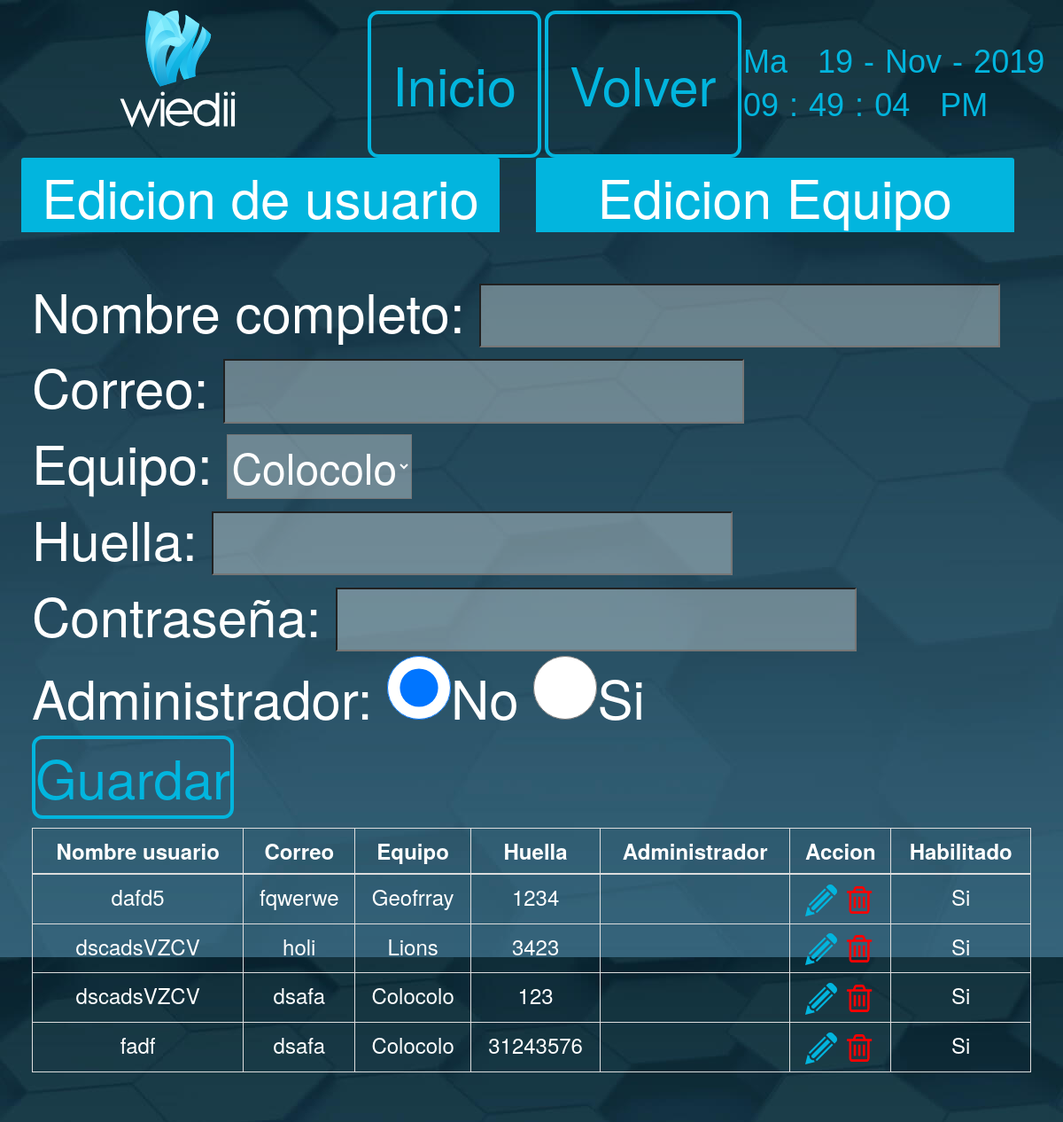
The page /include/admuse.php on the database as committed earlier.
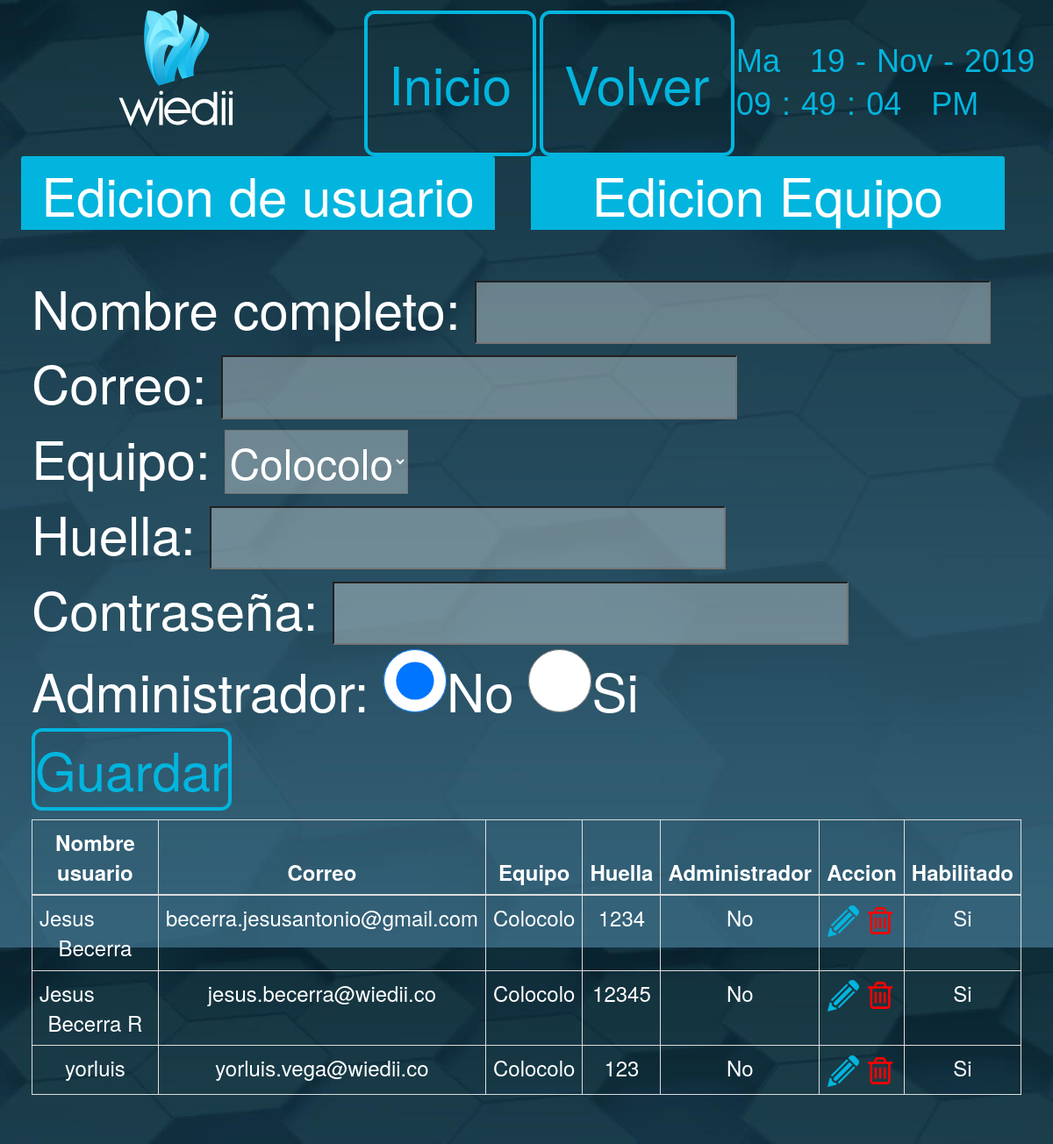
The same page on the database as committed later.
### tables this page shows
CREATE TABLE `usuarios` (
  `id` int(11) NOT NULL,
  `nombre_usu` varchar(255) DEFAULT NULL,
  `huella` varchar(255) NOT NULL,
  `contrasena` varchar(255) NOT NULL,
  `Id_equipo` int(11) NOT NULL,
  `correo` varchar(255) NOT NULL,
  `fecha` timestamp NOT NULL DEFAULT CURRENT_TIMESTAMP,
  `estado` char(2) NOT NULL,
  `admini` char(2) NOT NULL
);

CREATE TABLE `equipos` (
  `Id_equipo` int(11) NOT NULL,
  `nombre_equipo` varchar(255) NOT NULL,
  `hora_entrada` time NOT NULL,
  `hora_salida` time NOT NULL
);

### include/admuse.php (the view, shortened to what this page needs)
<?php include "header.php"; ?>
<div class="tabs-wrapper ">
        <label for="tab1" class="label-1 "><h3>Edicion de usuario</h3></label>
        <label for="tab2" class="label-2 "><h3>Edicion Equipo</h3></label>
  <div class="tab-body-wrapper">
  <form action="save_task.php" method="post">
    <div id="tab-body-1" class="tab-body">
      <p>Nombre completo: <input type="text" name="nombrenuevo" id="nombrenuevo"><br> Correo:
        <input type="text" name="correonuevo" id="correonuevo"> <br> Equipo:
        <select class="custom-select" name="teams" id="teams">
        <?php include "equipos.php"; ?>
        </select> <br> Huella: <input type="text" name="huellanuevo" id="huellanuevo">
        <br>Contraseña: <input type="text" name="contrasena" id="contrasena"> <br>
        Administrador:
            <input type="radio" class="chkbox" name="administrador" value="No" checked >No
            <input type="radio" class="chkbox" name="administrador" value="Si" >Si
            <br>
            <input type="submit" class="bguarda btn" name='guardar_persona' value="Guardar">
        </p>
        <table class="table table-bordered" style="font-size: 2vw;"id="tablausu">
        <thead>
          <tr>
            <th>Nombre usuario</th>
            <th>Correo</th>
            <th>Equipo</th>
            <th>Huella</th>
            <th>Administrador</th>
            <th>Accion</th>
            <th>Habilitado</th>
          </tr>
        </thead>
        <tbody>
          <?php
              $query = "SELECT * FROM usuarios u, equipos e
              where u.Id_equipo=e.Id_equipo ORDER BY admini DESC, estado DESC, nombre_usu ASC";
              $result_tasks = mysqli_query($conn, $query);
              while($row = mysqli_fetch_assoc($result_tasks)) { ?>
                  <tr style="text-align-last: center;">
                    <td><?php echo $row['nombre_usu'];?></td>
                    <td><?php echo $row['correo']; ?></td>
                    <td><?php echo $row['nombre_equipo']; ?></td>
                    <td><?php echo $row['huella']; ?></td>
                    <td><?php echo $row['admini']; ?></td>
                    <td>
              <a href="edit.php?id=<?php echo $row['id']?>"style="background-color: transparent;
              border-color:transparent"> <img class="icons" src="../img/editar.svg" alt="" >
              </a>
              <a href="delete_task.php?id=<?php echo $row['id']?>"style="background-color: transparent;
              border-color:transparent"> <img class="icons" src="../img/Trash.svg" alt="" >
              </a>
            </td>
                    <td><?php echo $row['estado']; ?></td>
                    </tr>
              <?php } ?>
        </tbody>
      </table>
    </div></form>
    </div>
    </div>
<?php include "footer.php"; ?>

### include/header.php (shortened to what this page needs)
<html lang="es">
<head>
    <link rel="stylesheet" href="../css/bootstrap.min.css">
    <link rel="stylesheet" href="../css/style.css">
    <link rel="stylesheet" href="https://use.fontawesome.com/releases/v5.6.3/css/all.css"
>
    <div class="row, cabecera">
        <div class="col-xs-4 col-md-4"><img src="../img/verticalwiedii.svg" alt="" class="imgwiedii"></div>
        <div class="col-xs-2 col-md-2"><a href="../index.php">
        <button class="binh" type="button" class="" >Inicio</button></a></div>
        <div class="col-xs-2 col-md-2"><a href="javascript:window.history.back();">
        <button class="binh" type="button" class="">Volver</button></a></div>
        <div class="col-xs-3 col-md-2"><?php include "reloj.php"?></div>
    </div>
</head>
<body background="../img/fondo1.jpeg">

### include/reloj.php
<div class="contenedor">
  <div class="widget">
    <table class="fecha">
      <tr>
        <td>
          <p id="diaSemana" class="diaSemana"></p>
        </td>
        <td>
          <p>&nbsp</p>
        </td>
        <td>
          <p id="dia" class="dia"></p>
        </td>
        <td>
          <p>-</p>
        </td>
        <td>
          <p id="mes" class="mes"></p>
        </td>
        <td>
          <p>-</p>
        </td>
        <td>
          <p id="anio" class="anio"></p>
        </td>
      </tr>
    </table>
    <table class="reloj">
      <tr>
        <td>
          <p id="horas" class="horas"></p>
        </td>
        <td>
          <p>:</p>
        </td>
        <td>
          <p id="minutos" class="minutos"></p>
        </td>
        <td>
          <p>:</p>
        </td>
        <td>
          <p id="segundos"></p>
        </td>
        <td>
          <p>&nbsp</p>
        </td>
        <td>
          <p id="ampm"></p>
        </td>
      </tr>
    </table>
  </div>
</div>

### include/equipos.php (shortened to what this page needs)
<option value="1">Colocolo</option>

### include/footer.php (shortened to what this page needs)
</body>
</html>

### css/style.css (style rules this page uses)
body { font-family: "Helvetica Neue", Helvetica, Arial, sans-serif; font-size: 5vw; line-height: 1.42857143; color: white; }
.cabecera { width: 100%; height: auto; margin-left: 0px; text-align: center; }
.imgwiedii { width: 50%; height: 11vw; margin-top: 1vw; }
.binh { margin-top: 1vw; background-color: transparent; border: 4px solid rgb(2, 181, 222); color: rgb(2, 181, 222); padding: 3vw 2vw; text-align: center; text-decoration: none; display: inline-block; font-size: 5vw; border-radius: 12px; }
.bguarda { margin-top: 0vw; background-color: transparent; border: 4px solid rgb(2, 181, 222); color: rgb(2, 181, 222); padding: 0vw 0vw; text-align: center; text-decoration: none; display: inline-block; font-size: 5vw; border-radius: 12px; }
* { margin: 0; padding: 0; box-sizing: border-box; }
.contenedor { width: 5vw; height: 10vw; position: absolute; max-width: 10vw; margin: auto; background: transparent; }
.widget { width: 2vw; height: 2vw; position: absolute; top: 0; bottom: 0; left: 0; right: 0; margin: auto; }
.widget p { display: inline-block; line-height: 2vw; margin: 10 6 10px; color: rgb(2, 181, 222); }
.fecha { font-family: arial; text-align: start; font-size: 3vw; margin-bottom: 5px; background: transparent; padding: 1vw; width: 2vw; }
.reloj { font-family: Arial, "Helvetica Neue", Helvetica, sans-serif; width: 2vw; padding: 1vw; font-size: 3vw; text-align: start; background: transparent; }
input { background-color: rgba(238, 244, 245, 0.363); color: white; }
::placeholder { color: white; opacity: 1; }
.h1, .h2, .h3, h1, h2, h3 { margin-top: 10px; margin-bottom: 10px; }
.h3, h3 { font-size: 5vw; }
.col-md-1, .col-md-10, .col-md-11, .col-md-12, .col-md-2, .col-md-3, .col-md-4, .col-md-5, .col-md-6, .col-md-7, .col-md-8, .col-md-9 { text-align: center; }
.col-xs-1, .col-xs-10, .col-xs-11, .col-xs-12, .col-xs-2, .col-xs-3, .col-xs-4, .col-xs-5, .col-xs-6, .col-xs-7, .col-xs-8, .col-xs-9 { text-align: center; }
.tabs-wrapper { margin: 0% 0% 0 00%; }
.tabs-wrapper label { transition: background 0.4s ease-in-out, height 0.2s linear; display: inline-block; cursor: pointer; color: #dbdbd3; width: 50vw; height: 7vw; border-top-left-radius: 3px; border-top-right-radius: 3px; background: #525252; font-size: 2vw; text-align: center; line-height: 0em; }
label.label-1 { background-color: rgb(2, 181, 222); color: white; }
label.label-2 { background-color: rgb(2, 181, 222); color: white; }
.tabs-wrapper label:last-of-type { border-bottom: none; }
.tab-body { position: absolute; opacity: 0; padding: 3vw; -webkit-transform: scale(0); -moz-transform: scale(0); -ms-transform: scale(0); -o-transform: scale(0); transform: scale(0); }
.tab-body-wrapper { background: transparent; border-top: transparent 5px solid; border-bottom-right-radius: 0px; border-bottom-left-radius: 0px; border-top-right-radius: 0px; }
#tab1:checked ~ .tab-body-wrapper #tab-body-1, #tab2:checked ~ .tab-body-wrapper #tab-body-2 { position: relative; opacity: 1; -webkit-transition: all 0s ease-in-out; -moz-transition: all 0s ease-in-out; -ms-transition: all 0s ease-in-out; -o-transition: all 0s ease-in-out; transition: all 0s ease-in-out; -webkit-transform: scale(1); -moz-transform: scale(1); -ms-transform: scale(1); -o-transform: scale(1); transform: scale(1); }
label { max-width: 45%; margin-left: 2vw; }
button, input, optgroup, select, textarea { color: white; background-color: rgba(238, 244, 245, 0.363); font-size: 4vw; font-size-adjust: none; }
.chkbox { width: 6vw; height: 6vw; }
.table > caption + thead > tr:first-child > td, .table > caption + thead > tr:first-child > th, .table > colgroup + thead > tr:first-child > td, .table > colgroup + thead > tr:first-child > th, .table > thead:first-child > tr:first-child > td, .table > thead:first-child > tr:first-child > th { text-align: center; text-align-last: center; }
.icons { width: 3vw; }

Rows that differ between the two databases and show on the page:
removed usuarios: nombre_usu "dafd5", correo "fqwerwe", Id_equipo.nombre_equipo "Geofrray", huella "1234", estado "Si"
removed usuarios: nombre_usu "dscadsVZCV", correo "holi", Id_equipo.nombre_equipo "Lions", huella "3423", estado "Si"
removed usuarios: nombre_usu "dscadsVZCV", correo "dsafa", Id_equipo.nombre_equipo "Colocolo", huella "123", estado "Si"
removed usuarios: nombre_usu "fadf", correo "dsafa", Id_equipo.nombre_equipo "Colocolo", huella "31243576", estado "Si"
added usuarios: nombre_usu "Jesus Becerra", correo "becerra.jesusantonio@gmail.com", Id_equipo.nombre_equipo "Colocolo", huella "1234", admini "No", estado "Si"
added usuarios: nombre_usu "Jesus Becerra R", correo "jesus.becerra@wiedii.co", Id_equipo.nombre_equipo "Colocolo", huella "12345", admini "No", estado "Si"
added usuarios: nombre_usu "yorluis", correo "yorluis.vega@wiedii.co", Id_equipo.nombre_equipo "Colocolo", huella "123", admini "No", estado "Si"
